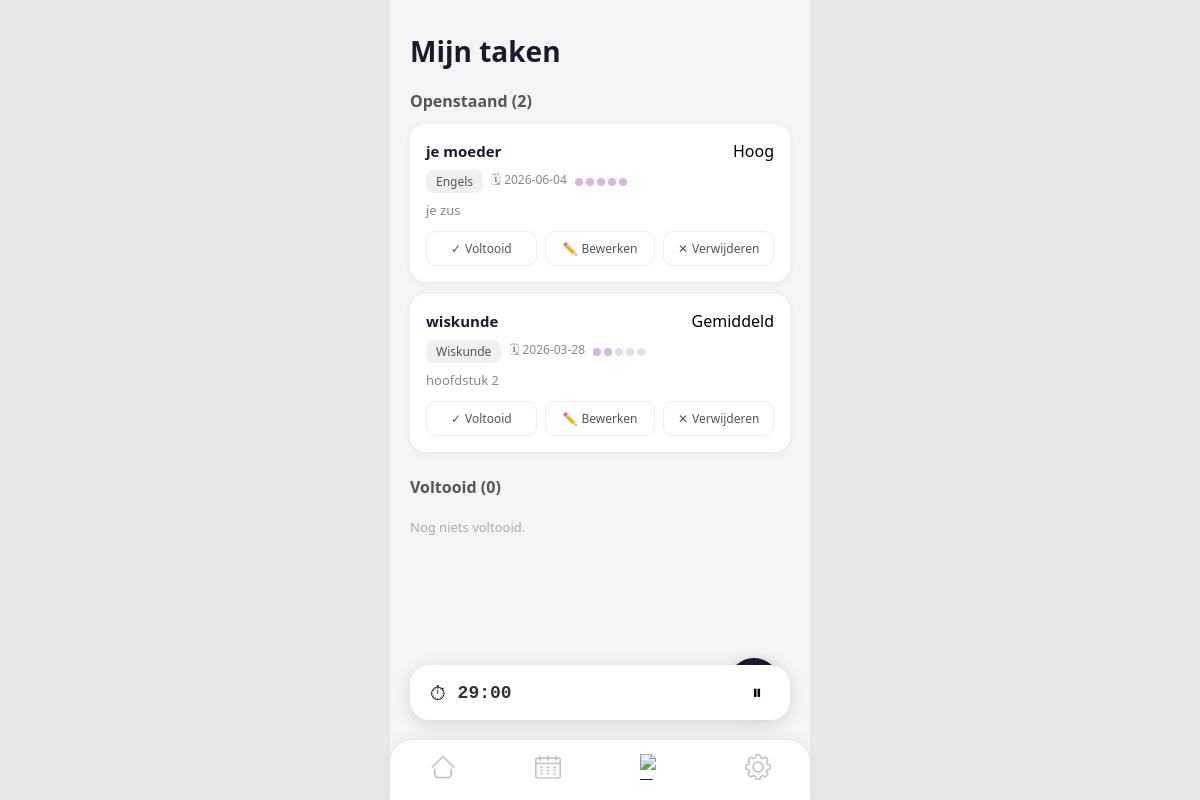
Page /taken (signed in) on the committed database.
### tables this page shows
CREATE TABLE taken (
            id INTEGER PRIMARY KEY AUTOINCREMENT,
            user_id INTEGER NOT NULL,
            vak_id INTEGER,
            titel TEXT NOT NULL,
            beschrijving TEXT,
            deadline TEXT,
            moeilijkheid TEXT CHECK(moeilijkheid IN ('laag','gemiddeld','hoog')),
            prioriteit INTEGER CHECK(prioriteit BETWEEN 1 AND 5),
            voltooid INTEGER DEFAULT 0,
            aangemaakt_op TEXT DEFAULT (date('now')),
            FOREIGN KEY (user_id) REFERENCES users(id),
            FOREIGN KEY (vak_id) REFERENCES vakken(id)
        );

CREATE TABLE vakken (
            id INTEGER PRIMARY KEY AUTOINCREMENT,
            user_id INTEGER NOT NULL,
            naam TEXT NOT NULL,
            FOREIGN KEY (user_id) REFERENCES users(id)
        );

### app.py (the view)
@app.route("/taken")
def taken():
    if not ingelogd():
        return redirect(url_for("login"))
    db = get_db()
    open_taken = db.execute("""

        SELECT t.*, v.naam as vak_naam

        FROM taken t LEFT JOIN vakken v ON t.vak_id = v.id

        WHERE t.user_id = ? AND t.voltooid = 0

        ORDER BY t.prioriteit DESC

    """, (session["user_id"],)).fetchall()
    afgerond = db.execute("""

        SELECT t.*, v.naam as vak_naam

        FROM taken t LEFT JOIN vakken v ON t.vak_id = v.id

        WHERE t.user_id = ? AND t.voltooid = 1

    """, (session["user_id"],)).fetchall()
    logger.info(f"Takenoverzicht bekeken door gebruiker {session['user_id']}")
    return render_template("tasks.html", open_taken=open_taken, afgerond=afgerond)

### app.py (called while the page is built)
def ingelogd():
    return "user_id" in session

@app.context_processor
def inject_timer_settings():
    try:
        if 'user_id' in session:
            db = get_db()
            inst = db.execute("SELECT werk_tijd, pauze_tijd FROM instellingen WHERE user_id = ?", (session['user_id'],)).fetchone()
            werk = inst['werk_tijd'] if inst and inst['werk_tijd'] is not None else 25
            pauze = inst['pauze_tijd'] if inst and inst['pauze_tijd'] is not None else 5
            return dict(TIMER_WERK_MIN=werk, TIMER_PAUZE_MIN=pauze)
    except Exception:
        pass
    return dict(TIMER_WERK_MIN=25, TIMER_PAUZE_MIN=5)

### database.py (called while the page is built)
def get_db():
    conn = sqlite3.connect("studybuddy.db")
    conn.row_factory = sqlite3.Row
    return conn

### templates/tasks.html
{% extends "base.html" %}
{% block content %}
<div class="page">
  <div class="page-header">
    <h1>Mijn taken</h1>
  </div>
  <div class="taken-sectie">
    <h2 class="sectie-titel">Openstaand ({{ open_taken|length }})</h2>
    {% if open_taken %}
      {% for taak in open_taken %}
      <div class="taak-kaart">
        <div class="taak-kaart-top">
          <span class="taak-kaart-titel">{{ taak['titel'] }}</span>
          <span class="badge badge-{{ taak['moeilijkheid'] }}">{{ taak['moeilijkheid']|capitalize }}</span>
        </div>
        <div class="taak-kaart-meta">
          {% if taak['vak_naam'] %}
            <span class="vak-tag">{{ taak['vak_naam'] }}</span>
          {% endif %}
          {% if taak['deadline'] %}
            <span class="deadline-tag">🗓 {{ taak['deadline'] }}</span>
          {% endif %}
          {% if taak['prioriteit'] %}
            <span class="prio-dots">
              {% for i in range(5) %}
                <span class="dot {% if i < taak['prioriteit'] %}dot-actief{% endif %}"></span>
              {% endfor %}
            </span>
          {% endif %}
        </div>
        {% if taak['beschrijving'] %}
          <p class="taak-kaart-desc">{{ taak['beschrijving'] }}</p>
        {% endif %}
        <div class="taak-kaart-acties">
          <a href="{{ url_for('taak_voltooien', taak_id=taak['id']) }}" class="actie-btn actie-voltooid">
            <span>✓</span> Voltooid
          </a>
          <a href="{{ url_for('taak_bewerken', taak_id=taak['id']) }}" class="actie-btn actie-bewerken">
            <span>✏️</span> Bewerken
          </a>
          <a href="{{ url_for('taak_verwijderen', taak_id=taak['id']) }}" class="actie-btn actie-verwijderen"
             onclick="return confirm('Weet je het zeker?')">
            <span>✕</span> Verwijderen
          </a>
        </div>
      </div>
      {% endfor %}
    {% else %}
      <div class="geen-taken">
         <img src="{{ url_for('static', filename='media/award.gif') }}" alt="beker">
        <p>Geen openstaande taken!</p>
      </div>
    {% endif %}
  </div>
  <div class="taken-sectie">
    <h2 class="sectie-titel">Voltooid ({{ afgerond|length }})</h2>
    {% if afgerond %}
      {% for taak in afgerond %}
      <div class="taak-kaart taak-voltooid">
        <div class="taak-kaart-top">
          <span class="taak-kaart-titel doorgestreept">{{ taak['titel'] }}</span>
          <span class="badge badge-{{ taak['moeilijkheid'] }}">{{ taak['moeilijkheid']|capitalize }}</span>
        </div>
        <div class="taak-kaart-meta">
          {% if taak['vak_naam'] %}
            <span class="vak-tag">{{ taak['vak_naam'] }}</span>
          {% endif %}
          {% if taak['deadline'] %}
            <span class="deadline-tag">🗓 {{ taak['deadline'] }}</span>
          {% endif %}
          {% if taak['prioriteit'] %}
            <span class="prio-dots">
              {% for i in range(5) %}
                <span class="dot {% if i < taak['prioriteit'] %}dot-actief{% endif %}"></span>
              {% endfor %}
            </span>
          {% endif %}
        </div>
        {% if taak['beschrijving'] %}
          <p class="taak-kaart-desc doorgestreept">{{ taak['beschrijving'] }}</p>
        {% endif %}
        <div class="taak-kaart-acties">
          <a href="{{ url_for('taak_heropenen', taak_id=taak['id']) }}" class="actie-btn actie-heropenen">
            <span>→</span> Heropenen
          </a>
          <a href="{{ url_for('taak_bewerken', taak_id=taak['id']) }}" class="actie-btn actie-bewerken">
            <span>✏️</span> Bewerken
          </a>
          <a href="{{ url_for('taak_verwijderen', taak_id=taak['id']) }}" class="actie-btn actie-verwijderen"
             onclick="return confirm('Weet je het zeker?')">
            <span>✕</span> Verwijderen
          </a>
        </div>
      </div>
      {% endfor %}
    {% else %}
      <p class="geen-taken-klein">Nog niets voltooid.</p>
    {% endif %}
  </div>
  <a href="{{ url_for('taak_nieuw') }}" class="fab">+</a>
  <div class="timer-balk" id="timerBalk">
    <span class="timer-icon">⏱</span>
    <span class="timer-display" id="timerDisplay">25:00</span>
    <button class="timer-pause" id="timerBtn" onclick="toggleTimer()">⏸</button>
  </div>
  <nav class="navbar">
    <a href="{{ url_for('dashboard') }}" class="nav-item active">
        <img src="{{ url_for('static', filename='media/home.png') }}" alt="Home">
    </a>
    <a href="{{ url_for('schema') }}" class="nav-item">
        <img src="{{ url_for('static', filename='media/calendar.png') }}" alt="Schema">
    </a>
    <a href="{{ url_for('taken') }}" class="nav-item">
        <img src="{{ url_for('static', filename='media/books.png') }}" alt="Taken">
    </a>
    <a href="{{ url_for('instellingen') }}" class="nav-item">
        <img src="{{ url_for('static', filename='media/settings.png') }}" alt="Instellingen">
    </a>
  </nav>
</div>
{% endblock %}

### static/css/style.css (style rules this page uses)
* { margin: 0; padding: 0; box-sizing: border-box; }
body { font-family: 'Segoe UI', sans-serif; background: #e8e8e8; min-height: 100vh; }
.page { max-width: 420px; margin: 0 auto; background: #f5f5f5; min-height: 100vh; padding: 32px 20px 100px; position: relative; }
.page-header { display: flex; justify-content: space-between; align-items: center; margin-bottom: 20px; }
.page-header h1 { font-size: 28px; font-weight: 700; color: #1a1a2e; }
.fab { position: fixed; bottom: 90px; right: 50%; transform: translateX(180px); width: 52px; height: 52px; background: #1a1a2e; color: white; border-radius: 50%; display: flex; align-items: center; justify-content: center; font-size: 28px; text-decoration: none; box-shadow: 0 4px 16px rgba(0,0,0,0.2); }
.navbar { position: fixed; bottom: 0; left: 50%; transform: translateX(-50%); width: 420px; max-width: 100%; background: white; display: flex; justify-content: space-around; padding: 14px 0 20px; box-shadow: 0 -2px 16px rgba(0,0,0,0.06); border-radius: 24px 24px 0 0; }
.nav-item { display: flex; flex-direction: column; align-items: center; text-decoration: none; opacity: 0.35; transition: opacity 0.2s; font-size: 24px; }
.nav-item.active { opacity: 1; }
.nav-item img { width: 26px; height: 26px; object-fit: contain; filter: grayscale(100%) opacity(70%); transition: filter 0.2s; }
.nav-item.active img { filter: none; opacity: 1; }
.timer-balk { position: fixed; bottom: 80px; left: 50%; transform: translateX(-50%); width: 380px; max-width: calc(100% - 40px); background: white; border-radius: 20px; padding: 12px 20px; display: flex; align-items: center; gap: 12px; box-shadow: 0 4px 20px rgba(0,0,0,0.12); z-index: 50; transition: background 0.3s; }
.timer-icon { font-size: 20px; }
.timer-display { font-size: 18px; font-weight: 700; color: #333; font-family: monospace; flex: 1; }
.timer-pause { background: none; border: none; font-size: 20px; cursor: pointer; padding: 4px 8px; border-radius: 8px; transition: background 0.2s; }
.taken-sectie { margin-bottom: 24px; }
.sectie-titel { font-size: 16px; font-weight: 600; color: #555; margin-bottom: 12px; }
.taak-kaart { background: white; border-radius: 16px; padding: 16px; margin-bottom: 12px; box-shadow: 0 2px 8px rgba(0,0,0,0.05); }
.taak-kaart-top { display: flex; justify-content: space-between; align-items: center; margin-bottom: 8px; }
.taak-kaart-titel { font-size: 15px; font-weight: 600; color: #1a1a2e; }
.taak-kaart-meta { display: flex; align-items: center; gap: 8px; margin-bottom: 8px; flex-wrap: wrap; }
.vak-tag { background: #f0f0f0; padding: 3px 10px; border-radius: 8px; font-size: 12px; color: #555; font-weight: 500; }
.deadline-tag { font-size: 12px; color: #888; }
.prio-dots { display: flex; gap: 3px; }
.dot { width: 8px; height: 8px; border-radius: 50%; background: #e0e0e0; }
.dot-actief { background: #d4b8e0; }
.taak-kaart-desc { font-size: 13px; color: #888; margin-bottom: 12px; line-height: 1.4; }
.taak-kaart-acties { display: flex; gap: 8px; }
.actie-btn { flex: 1; padding: 8px 4px; border-radius: 10px; font-size: 12px; text-align: center; text-decoration: none; font-weight: 500; border: 1px solid #eee; color: #555; background: white; display: flex; align-items: center; justify-content: center; gap: 4px; }
.geen-taken-klein { font-size: 13px; color: #aaa; padding: 8px 0; }

### rows in the picture
taken: titel "je moeder", moeilijkheid "Hoog", vak_naam "Engels", deadline "2026-06-04", prioriteit 5 (drawn), beschrijving "je zus"
taken: titel "wiskunde", moeilijkheid "Gemiddeld", vak_naam "Wiskunde", deadline "2026-03-28", prioriteit 2 (drawn), beschrijving "hoofdstuk 2"

### other values in the picture
{{ open_taken|length }} "2"
{{ afgerond|length }} "0"
